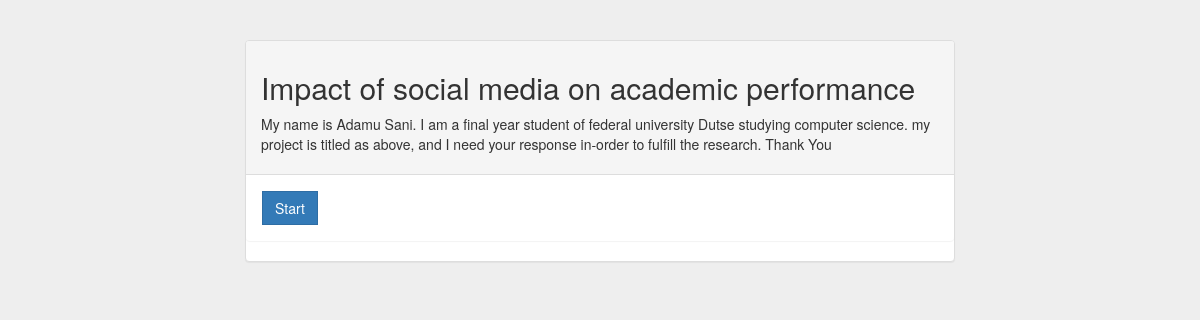
Screenshot of /survey/7/ with the database file from the repository.
### questionnaire/models.py (models this page shows, shortened)
class Questionnaire(models.Model):
	title = models.CharField(max_length=1000, null=True, blank=True)
	introduction = models.TextField()
	author = models.ForeignKey(settings.AUTH_USER_MODEL, null=True, blank=True, on_delete=models.CASCADE)

class Question(models.Model):
	text = models.CharField(max_length = 255)
	questionnaire = models.ForeignKey(Questionnaire, on_delete=models.CASCADE, related_name="questions")

### questionnaire/views.py (the view)
# urls.py: path('survey/<int:pk>/', views.Survey.as_view(), name='survey'),
class Survey(DetailView):
    model = Questionnaire
    template_name = 'vote/survey.html'

### questionnaire/templates/vote/survey.html (shortened to what this page needs)
{% load static %}
<!DOCTYPE html>
<html>
<head>
  <link rel="stylesheet" href="{% static 'css/bootstrap.min.css' %}"/>
  <link rel="stylesheet" href="{% static 'css/bootstrap3.min.css' %}"/>
  <link rel="stylesheet" href="{% static 'css/main.css' %}"/>
</head>
<body>
  <div class="container">
    <br><br>
<div class="col-md-8 offset-md-2">
    <div class="panel panel-default">
        <div class=" panel-heading ">
            <h2>{{questionnaire.title}}</h2>
            <p>{{questionnaire.introduction}}</p>
        </div>
        <div class="panel panel-body">
                        {% for question in questionnaire.questions.all %}
             <a href="{% url 'survey_item' question.id %}" class="btn btn-primary">Start</a>
                        {% endfor %}
      </div>
    </div>

### static/css/main.css (style rules this page uses)
body { background-color: #eee; }
.panel { background-color: white; color: black; }
.btn { border-radius: 0px; }

### rows the page displays
Questionnaire: title "Impact of social media on academic performance", introduction "My name is Adamu Sani. I am a final year student of federal university Dutse studying computer science. my project is titled as above, and I need your response in-order to fulfill the research. Thank You"
